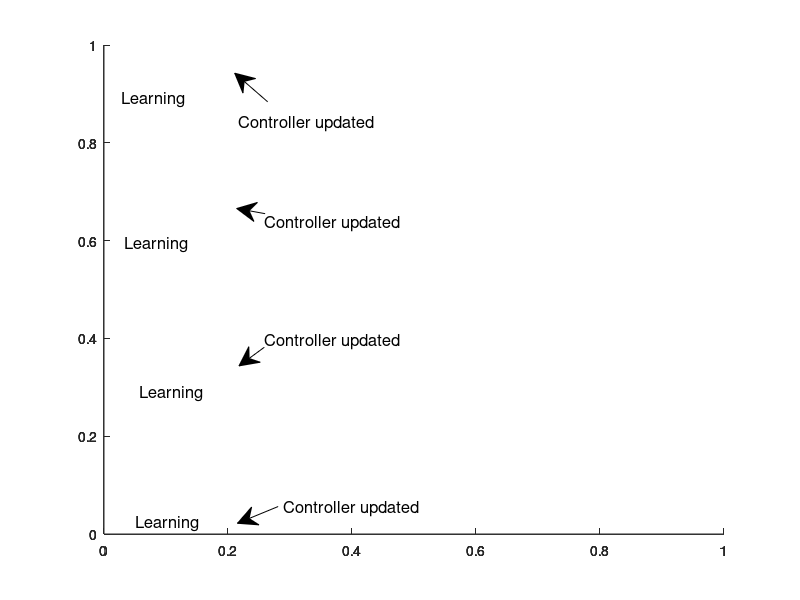

Here is the MATLAB script that generated this plot:
annotation(gcf,'textbox',...
    [0.151383141762452 0.807017543859649 0.0938275862068968 0.0543859649122808],...
    'String',{'Learning'},...
    'FontSize',12,...
    'FitBoxToText','off',...
    'LineStyle','none');

% Create textbox
annotation(gcf,'textbox',...
    [0.155099616858237 0.565964912280702 0.0938275862068968 0.0543859649122808],...
    'String',{'Learning'},...
    'FontSize',12,...
    'FitBoxToText','off',...
    'LineStyle','none');

% Create textbox
annotation(gcf,'textbox',...
    [0.174256704980842 0.318164170362314 0.0938275862068968 0.0543859649122808],...
    'String',{'Learning'},...
    'FontSize',12,...
    'FitBoxToText','off',...
    'LineStyle','none');

% Create textbox
annotation(gcf,'textbox',...
    [0.169467432950191 0.100614732379439 0.0938275862068968 0.0543859649122808],...
    'String',{'Learning'},...
    'FontSize',12,...
    'FitBoxToText','off',...
    'LineStyle','none');

% Create textbox
annotation(gcf,'textbox',...
    [0.330157088122604 0.603211446740859 0.152486590038315 0.0507399659721653],...
    'String',{'Controller updated'},...
    'FontSize',12,...
    'FitBoxToText','off',...
    'LineStyle','none');

% Create textbox
annotation(gcf,'textbox',...
    [0.330157088122604 0.406073131955486 0.152486590038315 0.0507399659721653],...
    'String',{'Controller updated'},...
    'FontSize',12,...
    'FitBoxToText','off',...
    'LineStyle','none');

% Create arrow
annotation(gcf,'arrow',[0.331417624521073 0.295862068965517],...
    [0.643879173290938 0.652496025437203]);

% Create arrow
annotation(gcf,'arrow',[0.330459770114942 0.298735632183907],...
    [0.421303656597774 0.390174880763118]);

% Create arrow
annotation(gcf,'arrow',[0.347701149425287 0.296819923371647],...
    [0.155802861685215 0.127853736089032]);

% Create textbox
annotation(gcf,'textbox',...
    [0.35410344827586 0.128776473783864 0.152486590038315 0.0507399659721653],...
    'String',{'Controller updated'},...
    'FontSize',12,...
    'FitBoxToText','off',...
    'LineStyle','none');

% Create arrow
annotation(gcf,'arrow',[0.334562334217507 0.293374594753905],...
    [0.8303495923959 0.878044345973007]);

% Create textbox
annotation(gcf,'textbox',...
    [0.298477158856468 0.770426715827216 0.152486590038315 0.0507399659721653],...
    'String',{'Controller updated'},...
    'FontSize',12,...
    'FitBoxToText','off',...
    'LineStyle','none');